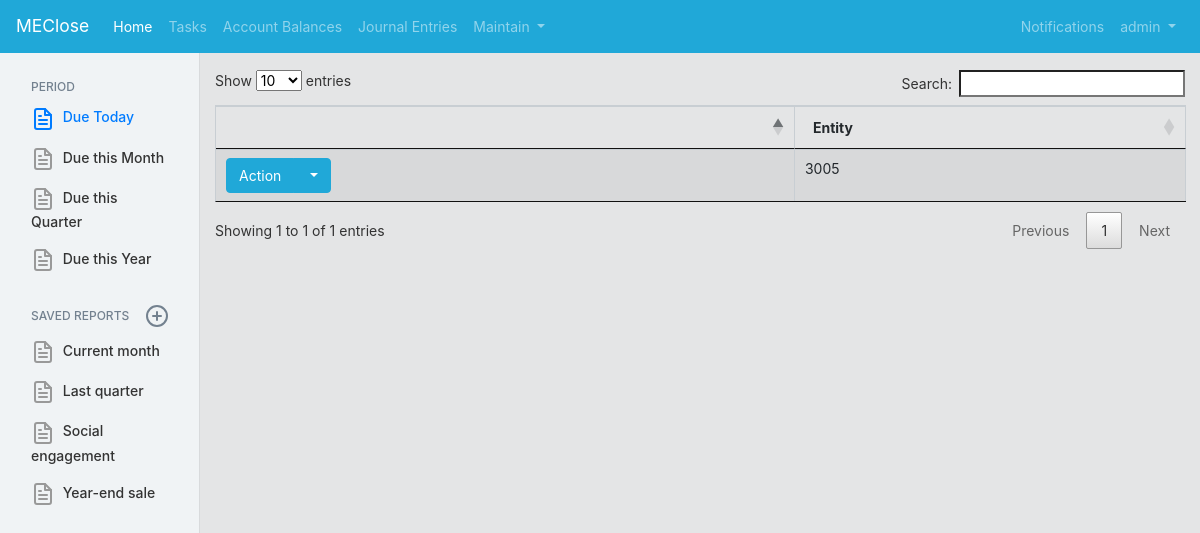
Before: /ClosePortal/entities/ (signed in) with the older database file.
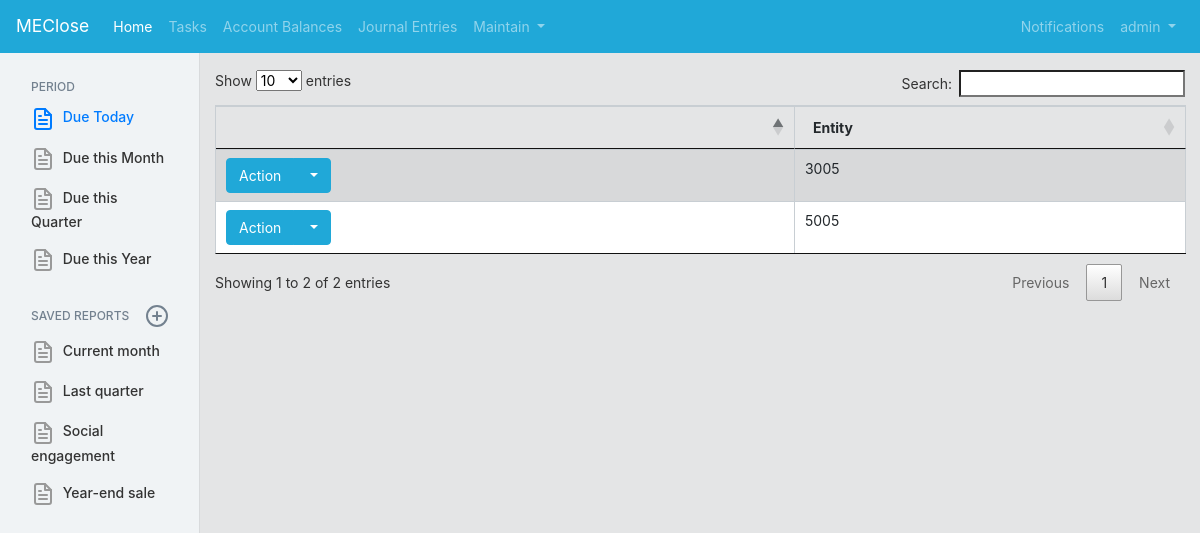
After: the same page with the newer database file.
### CompanyMaintain/models.py (models this page shows, shortened)
class userDefinedEntity(models.Model):
    entity = models.CharField(max_length=200, default="Select Entity")

### CompanyMaintain/views.py (the view)
# urls.py: path('entities/', Entity_List.as_view(), name='entity_list'),
@method_decorator(decorators, name='dispatch')
class Entity_List(ListView):
    template_name = 'CloseApplication/entitylist/entitylist_list.html'
    model = userDefinedEntity

### CloseApplication/templates/CloseApplication/entitylist/entitylist_list.html (shortened to what this page needs)
{% extends "CloseApplication/base.html" %}
{% load staticfiles %}
{% block content %}
<div class="modal" id="modal"></div>
<table class ="table table-striped table-bordered table-hover" id="accountRecListTable">
    <thead>
        <tr>
            <th></th>
            <th>Entity</th>
        </tr>
    </thead>
    {% for tableValue in object_list %}
    <tr>
        <td>
            <div class="btn-group">
                <button type="button" class="btn btn-primary">
                Action
                </button>
                <button type="button" class="btn btn-primary dropdown-toggle" data-toggle="dropdown">
                </button>
            </div>
        </td>
        <td>{{ tableValue.entity }}</td>
    </tr>
    {% endfor %}
</table>
{% endblock %}

### CloseApplication/templates/CloseApplication/base.html (shortened to what this page needs)
<!DOCTYPE html>
<html>
<head>
    {% load static %}
    <link rel="stylesheet" href="https://cdn.datatables.net/1.10.19/css/dataTables.bootstrap4.min.css">
    <link rel="stylesheet" href="https://maxcdn.bootstrapcdn.com/bootstrap/4.0.0/css/bootstrap.min.css">
    <link rel="stylesheet" href="{% static 'CloseApplication/jquery.dataTables.min.css' %}">
    <link rel="stylesheet" href="https://cdn.jsdelivr.net/npm/simplebar@latest/dist/simplebar.css"/>
    <link rel="stylesheet" href="{% static 'CloseApplication/sidenavbar.css' %}">
    <link rel="stylesheet" href="{% static 'CloseApplication/coreui.min.css' %}?v=0004"></script>
</head>
<body>
      <nav class="navbar fixed-top navbar-expand-lg navbar-dark bg-primary">
        <a class="navbar-brand" href="#">MEClose</a>
        <div class="collapse navbar-collapse" id="navbarSupportedContent">
          <ul class="navbar-nav mr-auto">
            <li class="nav-item active">
              <a class="nav-link" href="/ClosePortal/CloseSummary">Home<span class="sr-only">(current)</span></a>
            </li>
            <li class="nav-item">
              <a class="nav-link" href="/ClosePortal/tasks/">Tasks</a>
            </li>
            <li class="nav-item">
                    <a class="nav-link" href="/ClosePortal/accountrecs/">Account Balances</a>
            </li>
            <li class="nav-item">
                    <a class="nav-link" href="/ClosePortal/entryapprovals/">Journal Entries</a>
            </li>
            <li class="nav-item dropdown">
              <a class="nav-link dropdown-toggle" href="#" id="navbarDropdown" role="button" data-toggle="dropdown" aria-haspopup="true" aria-expanded="false">
                Maintain
              </a>
            </li>
          </ul>
          <ul class="navbar-nav">
<li class="nav-item dropdown d-md-down-none">
<a class="nav-link" data-toggle="dropdown" href="#" role="button" aria-haspopup="true" aria-expanded="false">
Notifications
</a>
</li>
              <li class="nav-item dropdown">
                  <div class="btn-group">
                      {% if user.is_authenticated %}
                        <span  class="nav-link dropdown-toggle" data-toggle="dropdown" aria-haspopup="true" aria-expanded="false">
                        {{ user.get_username }}
                        </span>
                        {% else %}
                        <div  href="{% url 'login'%}?next={{request.path}}" class="nav-link dropdown-toggle" data-toggle="dropdown" aria-haspopup="false" aria-expanded="false">
                        Login
                        </div>
                        {% endif %}
                    </div>
            </li>
          </ul>
        </div>
      </nav>
    <div class="page-wrap">
    <div class='container-fluid'>
    <div class="row">
        {% include "CloseApplication/sidebarnav.html" %}
        <main role="main" class="col-md-10 col-lg-10">
        {% block content %}{% endblock %}
        </main>
        </div>
        </div>
    </div>
</body>
</html>

Changed rows visible on the page:
added userDefinedEntity: entity "5005"
Other visible differences:
text written by a page script: "Show entries Search: Showing 1 to 1 of 1 entries Previous 1 Next" → "Show entries Search: Showing 1 to 2 of 2 entries Previous 1 Next"
